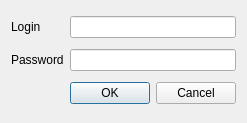
<?xml version="1.0" encoding="UTF-8"?>
<ui version="4.0">
 <class>Login_form</class>
 <widget class="QDialog" name="Login_form">
  <property name="geometry">
   <rect>
    <x>0</x>
    <y>0</y>
    <width>227</width>
    <height>123</height>
   </rect>
  </property>
  <property name="windowTitle">
   <string>Login_form</string>
  </property>
  <layout class="QGridLayout" name="gridLayout">
   <item row="0" column="1">
    <widget class="QLineEdit" name="lineEdit"/>
   </item>
   <item row="0" column="0">
    <widget class="QLabel" name="label">
     <property name="text">
      <string>Login</string>
     </property>
    </widget>
   </item>
   <item row="1" column="1">
    <widget class="QLineEdit" name="lineEdit_2"/>
   </item>
   <item row="1" column="0">
    <widget class="QLabel" name="label_2">
     <property name="text">
      <string>Password</string>
     </property>
    </widget>
   </item>
   <item row="2" column="1">
    <widget class="QDialogButtonBox" name="buttonBox">
     <property name="standardButtons">
      <set>QDialogButtonBox::Cancel|QDialogButtonBox::Ok</set>
     </property>
    </widget>
   </item>
  </layout>
 </widget>
 <resources/>
 <connections/>
</ui>
